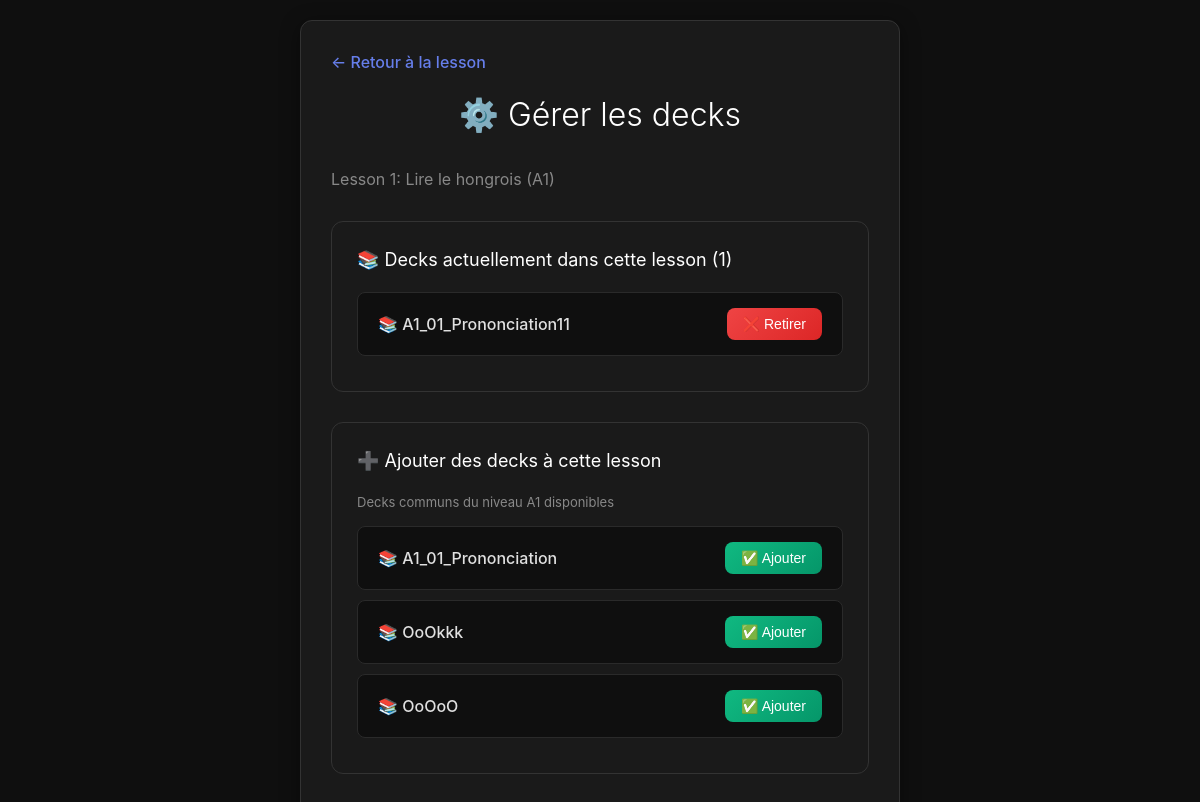
Page /manage-lesson-decks/1 (signed in) on the committed database.
### tables this page shows
CREATE TABLE lessons (
            id INTEGER PRIMARY KEY AUTOINCREMENT,
            niveau TEXT NOT NULL,
            numero INTEGER NOT NULL,
            titre TEXT NOT NULL,
            content_markdown TEXT,
            created_at TIMESTAMP DEFAULT CURRENT_TIMESTAMP,
            UNIQUE(niveau, numero)
        );

CREATE TABLE "decks" (
            id INTEGER PRIMARY KEY AUTOINCREMENT,
            user_id INTEGER NOT NULL,
            nom TEXT NOT NULL,
            niveau TEXT NOT NULL DEFAULT 'A1',
            is_commun BOOLEAN DEFAULT 0,
            created_at TIMESTAMP DEFAULT CURRENT_TIMESTAMP, lesson_id INTEGER DEFAULT NULL,
            FOREIGN KEY (user_id) REFERENCES users (id)
        );

### app.py (the view)
@app.route('/manage-lesson-decks/<int:lesson_id>')
def manage_lesson_decks(lesson_id):
    user_id = session.get('user_id')
    user_name = session.get('user_name')
    if not user_id or user_name != 'c':
        flash('Seul l\'utilisateur "c" peut gérer les lessons')
        return redirect(url_for('index'))
    lesson = get_lesson_by_id(lesson_id)
    if not lesson:
        flash('Lesson non trouvée')
        return redirect(url_for('index'))
    decks_in_lesson = get_decks_by_lesson(lesson_id)
    all_decks = get_decks_by_niveau(lesson['niveau'], user_id, include_in_lessons=True)
    available_decks = [d for d in all_decks if d['is_commun'] and d['lesson_id'] is None]
    user = get_user_by_id(user_id)
    return render_template('manage_lesson_decks.html',
                         lesson=lesson,
                         decks_in_lesson=decks_in_lesson,
                         available_decks=available_decks,
                         user=user)

### database.py (called while the page is built, shortened)
def get_db():
    conn = sqlite3.connect(DATABASE)
    conn.row_factory = sqlite3.Row
    return conn

def get_user_by_id(user_id):
    conn = get_db()
    user = conn.execute('SELECT * FROM users WHERE id = ?', (user_id,)).fetchone()
    conn.close()
    return dict(user) if user else None

def get_lesson_by_id(lesson_id):
    conn = get_db()
    lesson = conn.execute('SELECT * FROM lessons WHERE id = ?', (lesson_id,)).fetchone()
    conn.close()
    return dict(lesson) if lesson else None

def get_decks_by_lesson(lesson_id):
    conn = get_db()
    decks = conn.execute(
        'SELECT * FROM decks WHERE lesson_id = ? ORDER BY nom',
        (lesson_id,)
    ).fetchall()
    conn.close()
    return [dict(deck) for deck in decks]

def get_decks_by_niveau(niveau, user_id, include_in_lessons=False):
    conn = get_db()
    if include_in_lessons:
        decks = conn.execute(
            '''SELECT d.*, u.nom as createur_nom
            FROM decks d
            JOIN users u ON d.user_id = u.id
            WHERE d.niveau = ? AND (d.is_commun = 1 OR d.user_id = ?)
            ORDER BY d.is_commun DESC, d.nom''',
            (niveau, user_id)
        ).fetchall()
    conn.close()
    return [dict(deck) for deck in decks]

### templates/manage_lesson_decks.html (shortened to what this page needs)
{% extends "base.html" %}
{% block content %}
<a href="{{ url_for('view_lesson', lesson_id=lesson.id) }}" class="back-link">← Retour à la lesson</a>
<h1>⚙️ Gérer les decks</h1>
<p style="color: #888; margin-bottom: 30px;">Lesson {{ lesson.numero }}: {{ lesson.titre }} ({{ lesson.niveau }})</p>
<div class="section-box">
    <h2>📚 Decks actuellement dans cette lesson ({{ decks_in_lesson|length }})</h2>
    {% if decks_in_lesson %}
    <ul class="deck-list">
        {% for deck in decks_in_lesson %}
        <li class="deck-item-wrapper">
            <div class="deck-item-content">
                <div class="deck-name">
                    📚 {{ deck.nom }}
                </div>
                <form method="POST" action="{{ url_for('detach_deck_route', deck_id=deck.id) }}" style="margin: 0;">
                    <button type="submit" class="btn-detach" onclick="return confirm('Retirer ce deck de la lesson ?')">
                        ❌ Retirer
                    </button>
                </form>
            </div>
        </li>
        {% endfor %}
    </ul>
    {% else %}
    <p style="color: #888; font-style: italic; padding: 20px 0;">
        Aucun deck dans cette lesson pour le moment.
    </p>
    {% endif %}
</div>
<div class="section-box">
    <h2>➕ Ajouter des decks à cette lesson</h2>
    <p style="color: #888; font-size: 13px; margin-bottom: 15px;">
        Decks communs du niveau {{ lesson.niveau }} disponibles
    </p>
    {% if available_decks %}
    <ul class="deck-list">
        {% for deck in available_decks %}
        <li class="deck-item-wrapper">
            <div class="deck-item-content">
                <div class="deck-name">
                    📚 {{ deck.nom }}
                </div>
                <form method="POST" action="{{ url_for('associate_deck_route') }}" style="margin: 0;">
                    <button type="submit" class="btn-add">
                        ✅ Ajouter
                    </button>
                </form>
            </div>
        </li>
        {% endfor %}
    </ul>
    {% endif %}
</div>
{% endblock %}

### templates/base.html (style rules this page uses)
* { margin: 0; padding: 0; box-sizing: border-box; }
body { font-family: -apple-system, BlinkMacSystemFont, 'Segoe UI', sans-serif; background: #0f0f0f; color: #e0e0e0; line-height: 1.4; padding: 20px; min-height: 100vh; }
h1 { text-align: center; margin-bottom: 30px; color: #ffffff; font-weight: 300; }
h2 { margin-bottom: 20px; color: #cccccc; font-weight: 400; }
.back-link { display: inline-block; margin-bottom: 20px; color: #667eea; text-decoration: none; font-weight: 500; transition: color 0.3s ease; }
.deck-list { list-style: none; }

### templates/manage_lesson_decks.html (style rules this page uses)
.section-box { background: #1a1a1a; border: 1px solid #333; border-radius: 12px; padding: 25px; margin-bottom: 30px; }
.section-box h2 { margin-bottom: 20px; color: #ffffff; font-size: 18px; }
.deck-list { list-style: none; }
.deck-item-wrapper { margin-bottom: 10px; }
.deck-item-content { display: flex; justify-content: space-between; align-items: center; padding: 15px 20px; background: #0f0f0f; border: 1px solid #2a2a2a; border-radius: 8px; transition: all 0.3s ease; }
.deck-name { color: #e0e0e0; font-size: 16px; font-weight: 500; }
.btn-detach { padding: 8px 16px; background: linear-gradient(135deg, #ef4444 0%, #dc2626 100%); color: white; border: none; border-radius: 8px; font-size: 14px; font-weight: 500; cursor: pointer; transition: all 0.3s ease; }
.btn-add { padding: 8px 16px; background: linear-gradient(135deg, #10b981 0%, #059669 100%); color: white; border: none; border-radius: 8px; font-size: 14px; font-weight: 500; cursor: pointer; transition: all 0.3s ease; }

### rows in the picture
lessons: numero "1", titre "Lire le hongrois", niveau "A1"
decks: nom "A1_01_Prononciation11"
decks: nom "A1_01_Prononciation"
decks: nom "OoOkkk"
decks: nom "OoOoO"

### other values in the picture
{{ decks_in_lesson|length }} "1"
